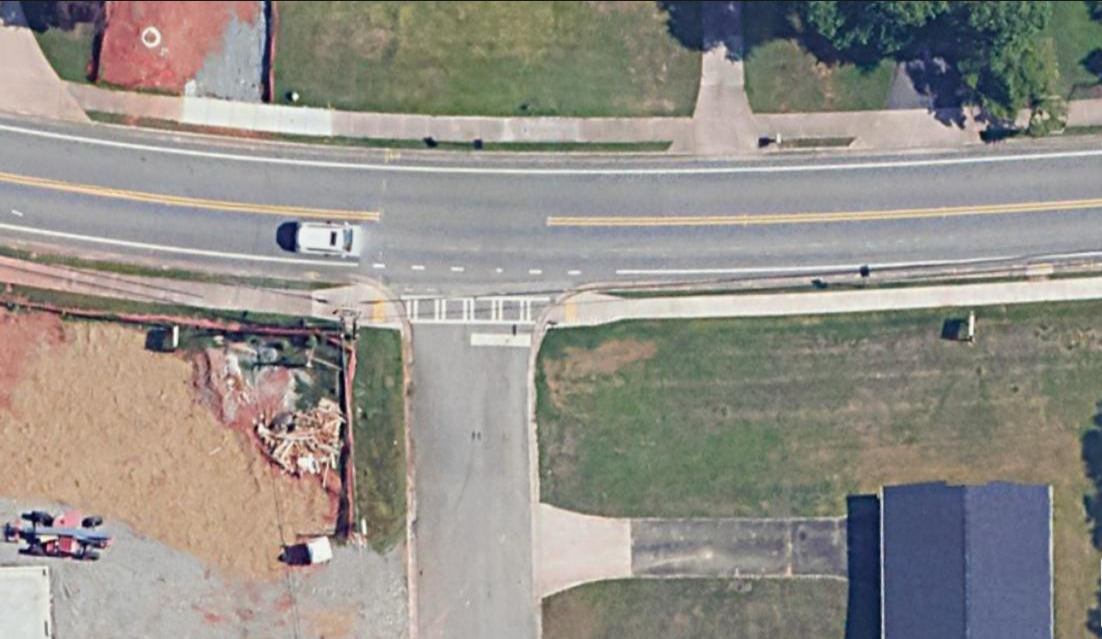
#> input picture archive/images/TestImage.png, 1102 x 639 px, given as the content of the folder op/old laptop/traffic/Real Model/RoadMark-binary/train/ortho, which was not available
$ python convert_roadmark.py
#> lines starting #> are read from the running program, lines starting #| are printed output that depends on the picture; after the words box and inside, x2 and y2 are one past the last pixel; in counts of white or black regions, pixels touching at a corner belong together
import os
import cv2
import numpy as np
import xml.etree.ElementTree as ET
from pathlib import Path
import shutil

# --- CONFIGURATION ---
# Update these if your dataset paths changed
IMAGES_DIR = Path(r"C:\Users\fmanw\Desktop\old laptop\traffic\Real Model\RoadMark-binary\train\ortho")
MASKS_DIR = Path(r"C:\Users\fmanw\Desktop\old laptop\traffic\Real Model\RoadMark-binary\train\mask")

OUT_IMAGES_DIR = Path(r"C:\Users\fmanw\Desktop\old laptop\traffic\Real Model\data\Images")
OUT_ANN_DIR = Path(r"C:\Users\fmanw\Desktop\old laptop\traffic\Real Model\data\Annotations")

OUT_IMAGES_DIR.mkdir(parents=True, exist_ok=True)
OUT_ANN_DIR.mkdir(parents=True, exist_ok=True)

# Your original 20 classes
CLASSES = [
    "Straight Arrow", "Left Turn Arrow", "Right Turn Arrow", "U-Turn Arrow",
    "Straight+Left Arrow", "Straight+Right Arrow", "Left+Right Arrow",
    "Crosswalk Markings", "Stop Line", "Solid White Line", "Solid Yellow Line",
    "Dashed White Line", "Dashed Yellow Line", "Double Solid White Line",
    "Double Solid Yellow Line", "Chevron Markings", "Bike Lane Markings",
    "Bus Lane Markings", "Yield Markings", "Speed Limit Markings"
]

def analyze_mask_and_image(mask, image):
    labels = []
    white_pixels = cv2.countNonZero(mask)
    if white_pixels < 50:
        return labels

    # Convert image to HSV to easily find yellow
    hsv = cv2.cvtColor(image, cv2.COLOR_BGR2HSV)

    # Find contours in the mask
    contours, _ = cv2.findContours(mask, cv2.RETR_EXTERNAL, cv2.CHAIN_APPROX_SIMPLE)

    for cnt in contours:
        x, y, w, h = cv2.boundingRect(cnt)
        area = cv2.contourArea(cnt)
        if area < 50:
            continue

        # Isolate this specific shape in the image to check its color
        shape_mask = np.zeros_like(mask)
        cv2.drawContours(shape_mask, [cnt], -1, 255, -1)

        # Calculate mean hue in the shape
        mean_hue = cv2.mean(hsv[:, :, 0], mask=shape_mask)[0]
        is_yellow = (15 < mean_hue < 35) # Yellow hue range in OpenCV

        # HEURISTICS based on shape and color
        if w > (h * 3) and h > 3:
            labels.append("Stop Line")
        elif (w > (h * 3) or h > (w * 3)):
            # Long thin lines
            if is_yellow:
                labels.append("Solid Yellow Line")
            else:
                labels.append("Solid White Line")
        elif area > 150 and 10 < w < 50 and 10 < h < 50:
            # Compact complex shapes (Arrows)
            # We cannot tell direction from a mask, so we guess Left
            labels.append("Left Turn Arrow")

    return list(set(labels)) # Remove duplicates

def create_xml(filename, labels):
    root = ET.Element("annotation")
    ET.SubElement(root, "filename").text = filename
    for label in labels:
        obj = ET.SubElement(root, "object")
        ET.SubElement(obj, "name").text = label
        # Dummy box
        bndbox = ET.SubElement(obj, "bndbox")
        ET.SubElement(bndbox, "xmin").text = "0"
        ET.SubElement(bndbox, "ymin").text = "0"
        ET.SubElement(bndbox, "xmax").text = "10"
        ET.SubElement(bndbox, "ymax").text = "10"
    return ET.ElementTree(root)

# --- MAIN LOOP ---
print("Processing RoadMark Dataset for 20 classes...")
count = 0
for img_name in os.listdir(IMAGES_DIR):
    if not img_name.lower().endswith(('.png', '.jpg', '.jpeg')):
        continue

    mask_name = os.path.splitext(img_name)[0] + ".png"
    img_path = IMAGES_DIR / img_name
    mask_path = MASKS_DIR / mask_name

    if not mask_path.exists():
        continue

    img = cv2.imread(str(img_path))
#> img is the input picture: shape (639, 1102, 3); mean B, G, R 136.2, 142.7, 146.6
    mask = cv2.imread(str(mask_path), cv2.IMREAD_GRAYSCALE)
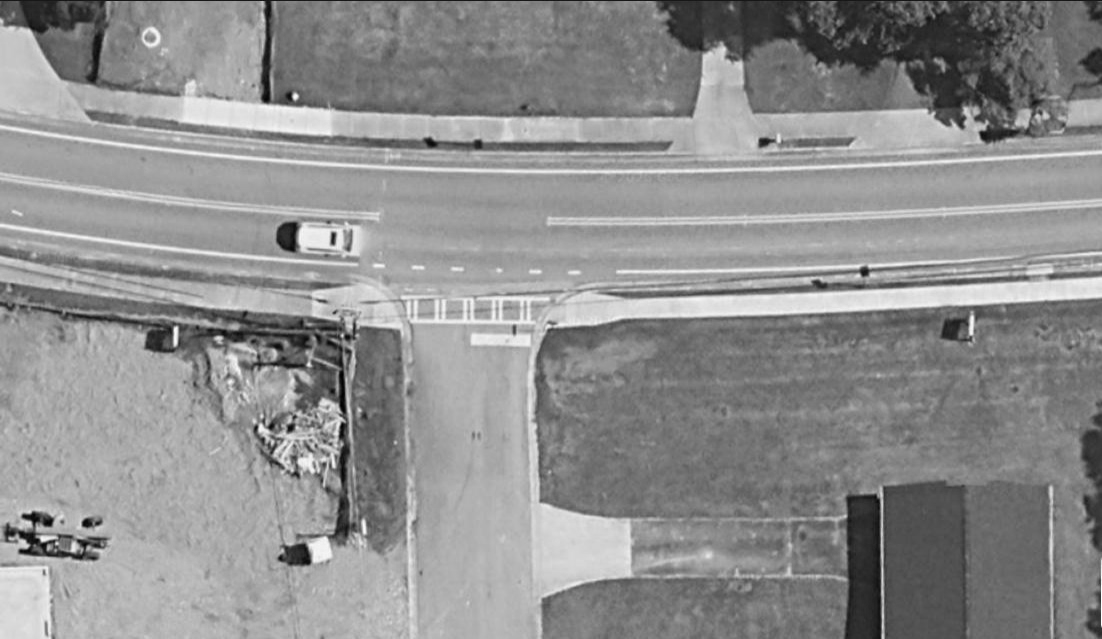
#> mask: shape (639, 1102); min 0, max 255, mean 142.7
    if img is None or mask is None:
        continue

    _, thresh = cv2.threshold(mask, 127, 255, cv2.THRESH_BINARY)
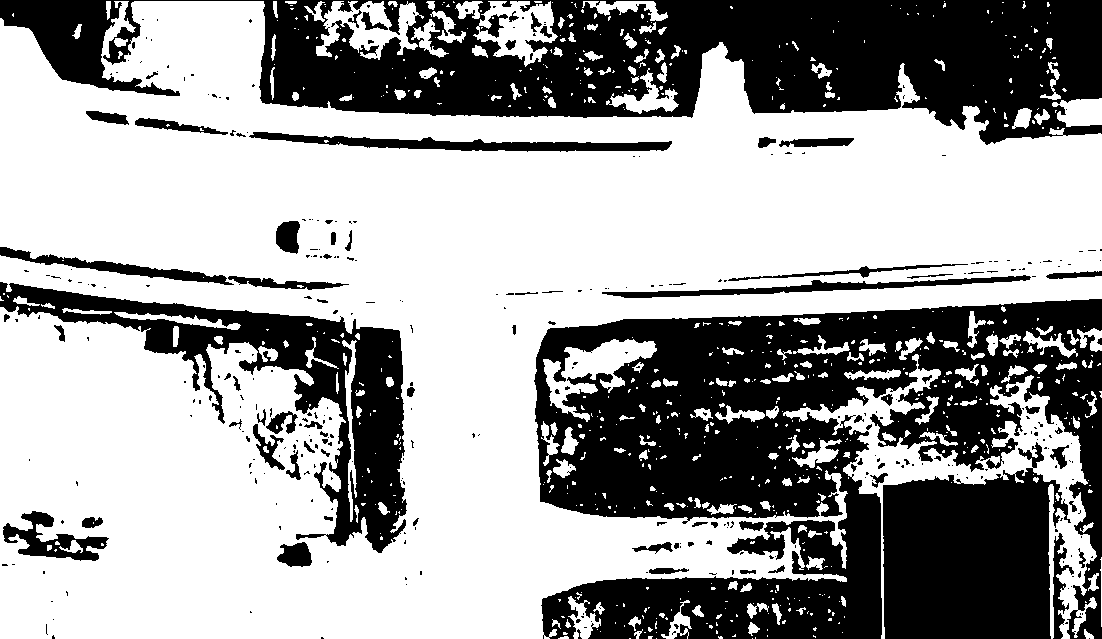
#> thresh: shape (639, 1102); 62.2% white; 376 black regions (297 under 20 px)
    labels = analyze_mask_and_image(thresh, img)
#> in analyze_mask_and_image, `white_pixels = cv2.countNonZero(mask)`: white_pixels = 437746
#> in analyze_mask_and_image, `hsv = cv2.cvtColor(image, cv2.COLOR_BGR2HSV)`: hsv: shape (639, 1102, 3); mean H, S, V 51, 41.2, 153.5
#> in analyze_mask_and_image, `contours, _ = cv2.findContours(mask, cv2.RETR_EXTERNAL, cv2.CHAIN_APPR..`: contours = 725 contours, 563 with area under 20; largest, box (x1, y1, x2, y2) and area: (0, 1, 1102, 639) 399940, (783, 354, 1097, 639) 15804, (543, 339, 657, 422) 3283, (473, 1, 558, 67) 3180, (316, 1, 424, 60) 2922
#> the loop in analyze_mask_and_image, `for cnt in contours:` made 725 passes
#> (x, y, w, h, area, mean_hue, is_yellow) on passes 27, 39, 57: (748, 622, 12, 14, 72, 24.69, True), (628, 616, 13, 15, 59.5, 26.25, True), (692, 605, 12, 12, 62.5, 27.24, True)
#> after the loop in analyze_mask_and_image, `for cnt in contours:`:
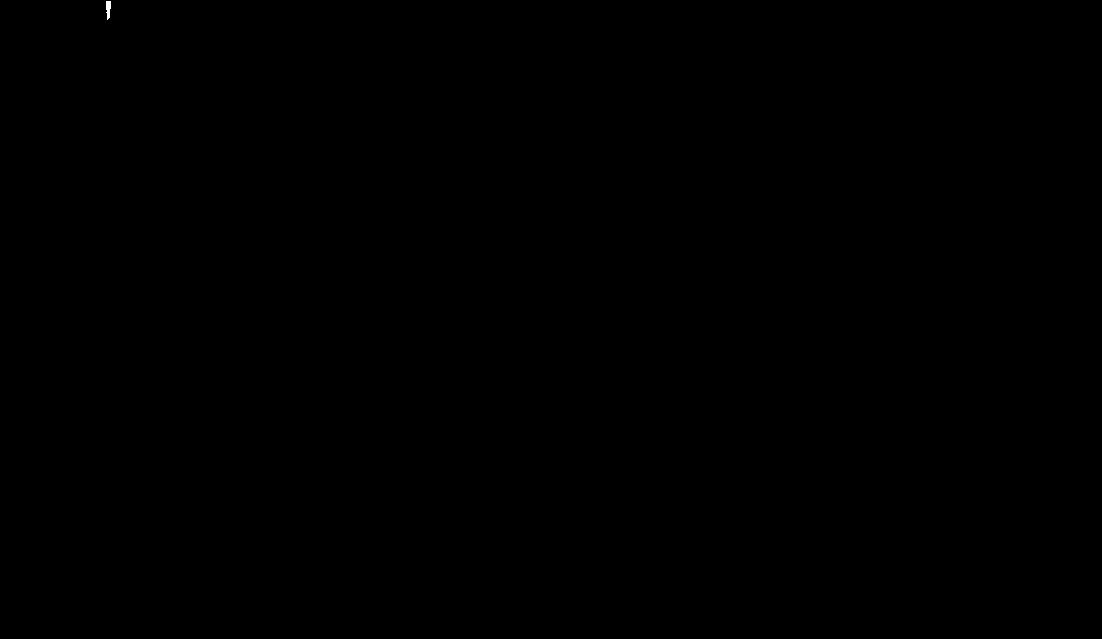
#> shape_mask: shape (639, 1102); 0.01% white; 1 white region, box (x1, y1, x2, y2) and area: (106, 1, 111, 20) 72
#> after the loop in analyze_mask_and_image, `for cnt in contours:`: labels = 25 items, first 6: 'Left Turn Arrow', 'Left Turn Arrow', 'Left Turn Arrow', 'Left Turn Arrow', 'Left Turn Arrow', 'Left Turn Arrow'
#> labels = ['Stop Line', 'Solid White Line', 'Left Turn Arrow']

    if labels:
        shutil.copy(img_path, OUT_IMAGES_DIR / img_name)
        xml_tree = create_xml(img_name, labels)
#> the loop in create_xml, `for label in labels:` made 3 passes
        xml_tree.write(OUT_ANN_DIR / (os.path.splitext(img_name)[0] + ".xml"))
        count += 1
        if count % 500 == 0:
            print(f"Processed {count} images...")

print(f"Done! Converted {count} images.")
